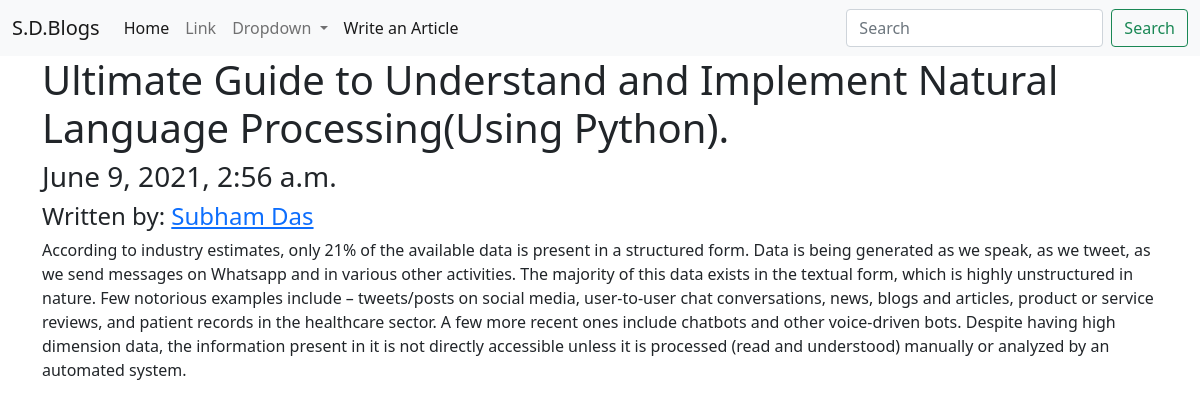
Page /article/5 on the committed database.
### main/models.py (models this page shows, shortened)
class Article(models.Model):
    title = models.CharField(max_length=256)
    content = models.TextField()
    createdAt = models.DateTimeField(auto_now_add = True)
    authors = models.ManyToManyField('Author')

class Author(models.Model):
    name = models.CharField(max_length=256)
    def __str__(self):
        return self.name

### main/views.py (the view)
# urls.py: path('article/<int:pk>', views.article, name='get_article'),
def article(request, pk):
    article = get_object_or_404(models.Article, pk = pk)
    context = {
        "article" : article
    }
    return render(request, 'main/article.html', context)

### templates/main/article.html
{% extends 'main/base.html' %}
{% block content %}
<h1>{{ article.title }}</h1>
<h3>{{ article.createdAt }}</h3>
<h4>Written by:
    {% for author in article.authors.all %}
       <a href="{% url 'get_author' author.pk %}">{{author}}</a>
    {% endfor %}
</h4>
<p>
    {{ article.content }}
</p>
{% endblock content %}

### rows in the picture
Article: title "Ultimate Guide to Understand and Implement Natural Language Processing(Using Python).", createdAt "June 9, 2021, 2:56 a.m.", content "According to industry estimates, only 21% of the available data is present in a structured form. Data is being generated as we speak, as we tweet, as we send messages on Whatsapp and in various other activities. The majority of this data exists in the textual form, which is highly unstructured in nature. Few notorious examples include – tweets/posts on social media, user-to-user chat conversations, news, blogs and articles, product or service reviews, and patient records in the healthcare sector. A few more recent ones include chatbots and other voice-driven bots. Despite having high dimension data, the information present in it is not directly accessible unless it is processed (read and…"
Author: name "Subham Das"
